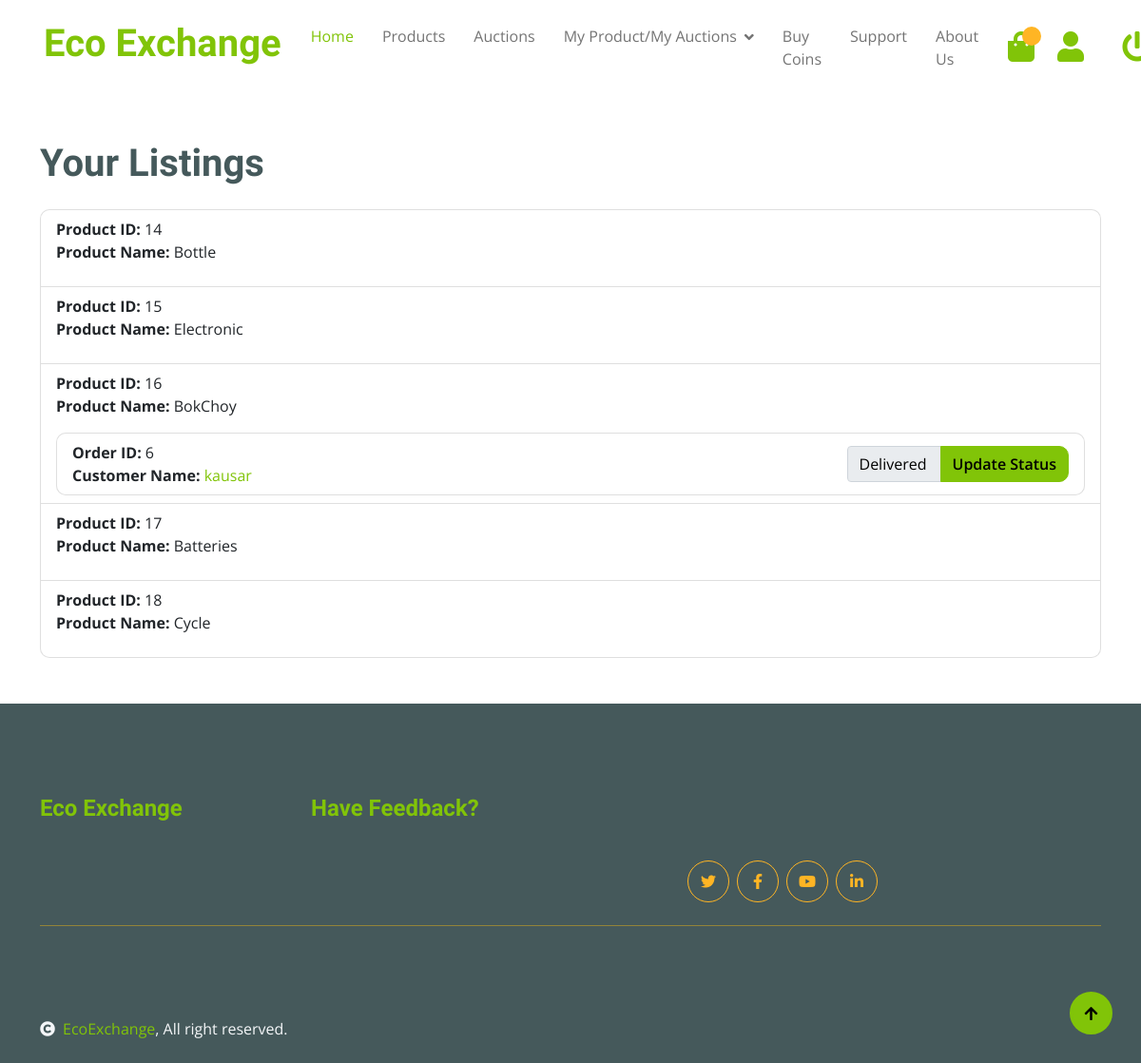
Screenshot of /onsale/ (signed in) with the database file from the repository.
### product/models.py (models this page shows, shortened)
class Product(models.Model):
    CATEGORY_CHOICES = [
        ('PAPER', 'Paper'),
        ('PLASTIC', 'Plastic'),
        ('GLASS', 'Glass'),
        ('METAL', 'Metal'),
        ('ELECTRONICS', 'Electronics'),
        ('ORGANIC', 'Organic'),
        ('TEXTILES', 'Textiles'),
        ('BATTERIES', 'Batteries'),
        ('WOOD', 'Wood'),
        ('RUBBER', 'Rubber'),
        ('MIXED_MATERIALS', 'Mixed Materials'),
    ]
    product_id = models.AutoField(primary_key=True)
    product_name = models.CharField(max_length=255)
    product_description = models.TextField()
    image = models.ImageField(upload_to='img/')
    quantity = models.IntegerField(validators=[MinValueValidator(1)])
    price = models.IntegerField(validators=[MinValueValidator(1)])
    category = models.CharField(max_length=50, choices=CATEGORY_CHOICES)
    user = models.ForeignKey(Member, on_delete=models.CASCADE)

### order/models.py (models this page shows, shortened)
class OrderItem(models.Model):
    order_id = models.ForeignKey(Order, on_delete=models.CASCADE)
    product_id = models.ForeignKey(Product, on_delete=models.CASCADE)
    quantity = models.IntegerField(default=1)

class Order(models.Model):
    ORDER_STATUS_CHOICES = [
        ('P', 'Pending'),
        ('S', 'Shipped'),
        ('D', 'Delivered'),
        ('C', 'Cancelled'),
    ]
    order_id = models.AutoField(primary_key=True)
    user_id = models.ForeignKey(Member, on_delete=models.CASCADE)
    order_date = models.DateField(default=timezone.now)
    order_amount = models.IntegerField()
    order_status = models.CharField(max_length=1, choices=ORDER_STATUS_CHOICES, default='P')

### order/views.py (the view)
# urls.py: path('onsale/', views.seller_products, name='ordered_products'),
@login_required
@permission_required('order.view_order', raise_exception=True)
def seller_products(request):
    try:
        member = Member.objects.get(username=request.user.username)
    except Member.DoesNotExist:
        member = None
    products = Product.objects.filter(user=member)
    order_items1 = OrderItem.objects.filter(product_id__in=products)
    orders1 = Order.objects.filter(order_id__in=[item.order_id.order_id for item in order_items1])
    users = {order.user_id for order in orders1}
    context = {'products': products, 'order_items1': order_items1, 'orders1': orders1, 'users': users}
    return render(request, 'order/seller_products.html', context)

### order/templates/order/seller_products.html (shortened to what this page needs)
{% extends 'product/base.html' %}
{% block body %}
<div class="container mt-5">
    <h1 class="mb-4">Your Listings</h1>
    <ul class="list-group">
        {% for product in products %}
            <li class="list-group-item">
                <div class="d-flex justify-content-between align-items-center">
                    <div>
                        <strong>Product ID:</strong> {{ product.product_id }}<br>
                        <strong>Product Name:</strong> {{ product.product_name }}
                    </div>
                </div>
                <ul class="list-group mt-3">
                    {% for order_item in order_items1 %}
                        {% if order_item.product_id == product %}
                            <li class="list-group-item">
                                <div class="d-flex justify-content-between align-items-center">
                                    <div>
                                        <strong>Order ID:</strong> {{ order_item.order_id.order_id }}<br>
                                        <strong>Customer Name:</strong> <a href="{% url 'user_details:seller_desc' order_item.order_id.user_id.id %}" type="_blank">{{ order_item.order_id.user_id.username }} </a>
                                    </div>
                                    <div>
                                             <form method="POST" action="{% url 'update_order_status' order_item.order_id.order_id %}">
                                            <div class="input-group">
                                                <select name="order_status" class="form-control">
                                                    {% for code, name in order_item.order_id.ORDER_STATUS_CHOICES %}
                                                        <option value="{{ code }}" {% if order_item.order_id.order_status == code %}selected{% endif %}>{{ name }}</option>
                                                    {% endfor %}
                                                </select>
                                                <div class="input-group-append">
                                                    <button type="submit" class="btn btn-primary">Update Status</button>
                                                </div>
                                            </div>
                                        </form>
                                    </div>
                                </div>
                            </li>
                        {% endif %}
                    {% endfor %}
                </ul>
            </li>
        {% endfor %}
    </ul>
</div>
{% endblock %}

### product/static/product/css/style.css (style rules this page uses)
.form-control { display: block; width: 100%; height: calc(1.5em + 0.75rem + 2px); padding: 0.375rem 0.75rem; font-size: 1rem; font-weight: 400; line-height: 1.5; color: black; background-color: #fff; background-clip: padding-box; border: 1px solid #ced4da; border-radius: 0.25rem; transition: border-color 0.15s ease-in-out, box-shadow 0.15s ease-in-out; }
.btn { font-weight: 600; transition: .5s; }

### rows the page displays
Product: product_id "14", product_name "Bottle"
Product: product_id "15", product_name "Electronic"
Product: product_id "16", product_name "BokChoy"
OrderItem: order_id.order_id "6", order_id.user_id.username "kausar", order_status "Delivered"
Product: product_id "17", product_name "Batteries"
Product: product_id "18", product_name "Cycle"
